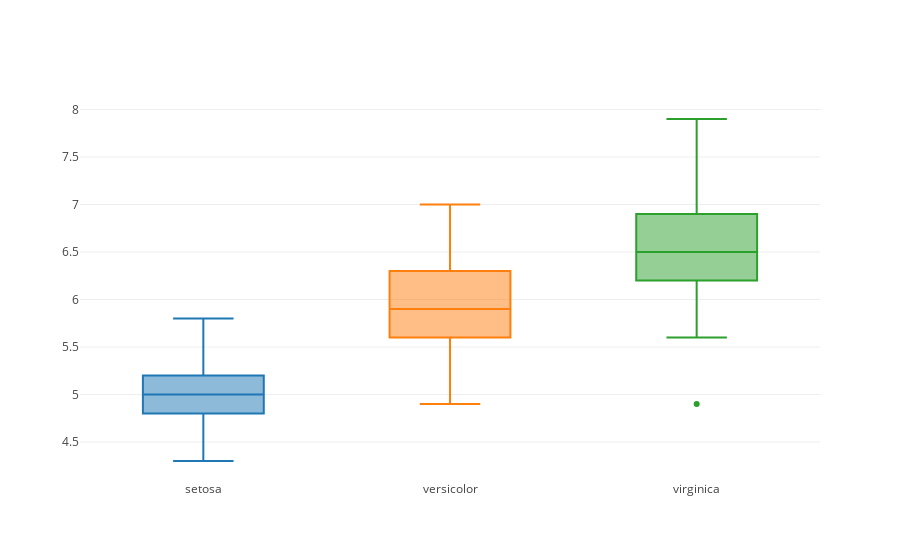

The notebook cell saved with this chart:
### Markdown cell above
### Boxplot

plotly does not support boxplot width proportional to variable or sample size

### Code cell
## offline plot
import plotly
import plotly.graph_objs as go
from plotly.offline import download_plotlyjs, init_notebook_mode, plot, iplot

init_notebook_mode(connected=True)

data = []

for tn in iris_df.target_name.unique():
    
    df = iris_df[iris_df.target_name == tn]
    print('size of group {}: {}'.format(tn, df.shape[0]))
    
    data.append(  go.Box( y=df['sepal length (cm)'] , name=str(tn), showlegend=False ) )

plotly.offline.iplot(data)

### Figure 1 — Plotly figure (JSON) as saved in the notebook; plotly's stock layout.template omitted (floating-point values rounded to 4 significant figures)
{"data": [{"name": "setosa", "showlegend": false, "type": "box", "uid": "ed68ee2c-f4e1-11e8-ae2e-080027daca25", "y": [5.1, 4.9, 4.7, 4.6, 5, 5.4, 4.6, 5, 4.4, 4.9, 5.4, 4.8, 4.8, 4.3, 5.8, 5.7, 5.4, 5.1, 5.7, 5.1, 5.4, 5.1, 4.6, 5.1, 4.8, 5, 5, 5.2, 5.2, 4.7, 4.8, 5.4, 5.2, 5.5, 4.9, 5, 5.5, 4.9, 4.4, 5.1, 5, 4.5, 4.4, 5, 5.1, 4.8, 5.1, 4.6, 5.3, 5]}, {"name": "versicolor", "showlegend": false, "type": "box", "uid": "ed68ee2d-f4e1-11e8-ae2e-080027daca25", "y": [7, 6.4, 6.9, 5.5, 6.5, 5.7, 6.3, 4.9, 6.6, 5.2, 5, 5.9, 6, 6.1, 5.6, 6.7, 5.6, 5.8, 6.2, 5.6, 5.9, 6.1, 6.3, 6.1, 6.4, 6.6, 6.8, 6.7, 6, 5.7, 5.5, 5.5, 5.8, 6, 5.4, 6, 6.7, 6.3, 5.6, 5.5, 5.5, 6.1, 5.8, 5, 5.6, 5.7, 5.7, 6.2, 5.1, 5.7]}, {"name": "virginica", "showlegend": false, "type": "box", "uid": "ed68ee2e-f4e1-11e8-ae2e-080027daca25", "y": [6.3, 5.8, 7.1, 6.3, 6.5, 7.6, 4.9, 7.3, 6.7, 7.2, 6.5, 6.4, 6.8, 5.7, 5.8, 6.4, 6.5, 7.7, 7.7, 6, 6.9, 5.6, 7.7, 6.3, 6.7, 7.2, 6.2, 6.1, 6.4, 7.2, 7.4, 7.9, 6.4, 6.3, 6.1, 7.7, 6.3, 6.4, 6, 6.9, 6.7, 6.9, 5.8, 6.8, 6.7, 6.7, 6.3, 6.5, 6.2, 5.9]}], "layout": {}}
